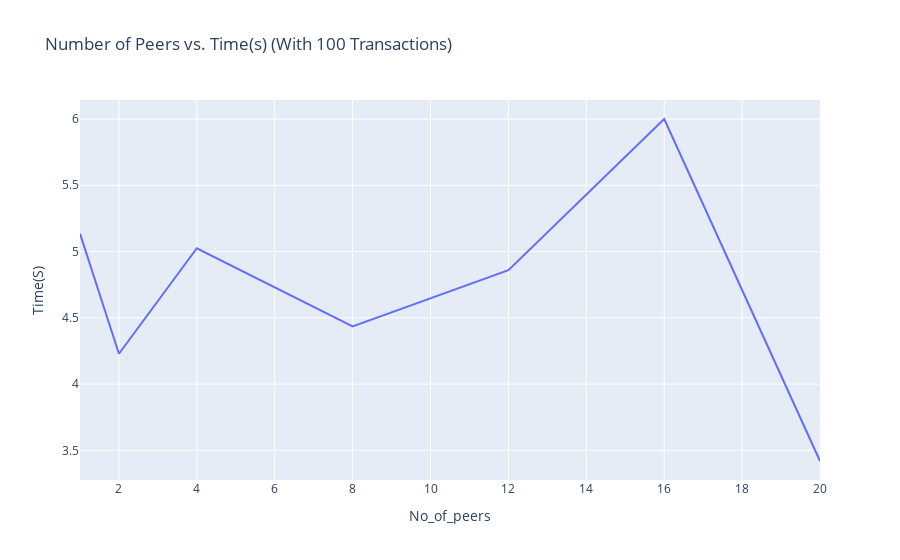

Write notebook code for a chart like this one.
### Code cell
fig1 = px.line(peer,x="No_of_peers",y="Time(S)",title='Number of Peers vs. Time(s) (With 100 Transactions)')

fig1.show()

### Figure 1 — Plotly figure (JSON) as saved in the notebook; plotly's stock layout.template omitted (floating-point values rounded to 4 significant figures)
{"data": [{"hovertemplate": "No_of_peers=%{x}<br>Time(S)=%{y}<extra></extra>", "legendgroup": "", "line": {"color": "#636efa", "dash": "solid"}, "mode": "lines", "name": "", "showlegend": false, "type": "scatter", "x": [1, 2, 4, 8, 12, 16, 20], "xaxis": "x", "y": [5.135, 4.229, 5.025, 4.435, 4.86, 6, 3.42], "yaxis": "y"}], "layout": {"legend": {"tracegroupgap": 0}, "title": {"text": "Number of Peers vs. Time(s) (With 100 Transactions)"}, "xaxis": {"anchor": "y", "domain": [0, 1], "title": {"text": "No_of_peers"}}, "yaxis": {"anchor": "x", "domain": [0, 1], "title": {"text": "Time(S)"}}}}
